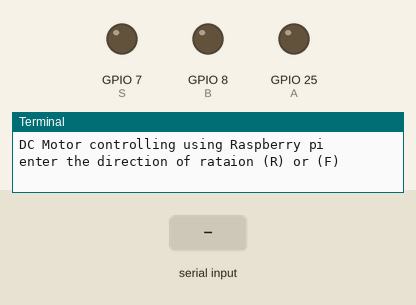
This program was run on a simulated Raspberry Pi (BCM pin numbers). On the bench: output pins drawn as LEDs (lit = HIGH), the last lines printed to the terminal. The inputs (shaded band) are chosen by the test bench.

Above: at 1.2 s.
1.3 s: "R" typed at the terminal, then Enter
2.8 s: "5" typed at the terminal, then Enter
At 3.6 s:
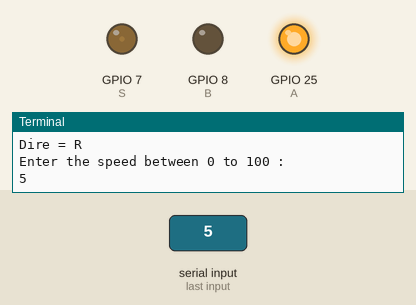
4.3 s: "F" typed at the terminal, then Enter
5.8 s: "90" typed at the terminal, then Enter
At 7.1 s:
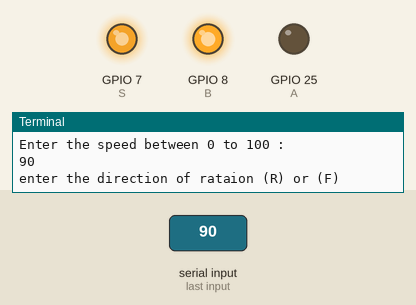
Timing chart, 0 to 8.3 s (numbered marks = the images above; inputs shaded):
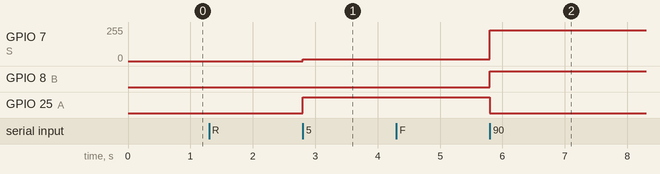

Measured:
- after the input at 2.8 s, GPIO 7 (S): 0/255 → 13/255 at once; GPIO 25 (A): LOW → HIGH at once
- after the input at 5.8 s, GPIO 7 (S): 13/255 → 230/255 at once; GPIO 8 (B): LOW → HIGH at once; GPIO 25 (A): HIGH → LOW at once

The program:

DC_motor.py
```python
"""
DC motor interfacing with Raspberry Pi

This python program will ask the user to enter the direction of
rotation and speed (between 0 to 100%) and run the DC motor according to the
inputs

Python version : Python3
Tested on : Raspberry pi 3B+ and Raspberry pi Zero W
Author : Bahubali Fuladi
Date : 21/01/2022 02:52Pm
"""
import RPi.GPIO as GPIO
from time import sleep


A = 25 #A input of DC motor driver
B = 8 # B input of DC motor driver
S = 7 # speed input (PWM) signal of DC motor driver

GPIO.setmode(GPIO.BCM) # Broadcom pin-numbering scheme
GPIO.setup(A,GPIO.OUT) #Set A pin as output pin
GPIO.setup(B,GPIO.OUT) #set B pin as output pin
GPIO.setup(S,GPIO.OUT) #set pwm pin as output pin
pwm = GPIO.PWM(S,100) #enable PWM on s pin with frequency of 100Hz
pwm.start(0)  #start pwm with 0% dutycycle

dir = True  #variable for direction
speed = 0  #variable for speed
print("DC Motor controlling using Raspberry pi")

"""
Function to drive the motor
"""
def driveMotor(dir,speed):
	pwm.ChangeDutyCycle(speed) #set pwd duty cycle for speed controlling
	GPIO.output(B,dir)         #set or clear the control pins for direction controlling
	GPIO.output(A,not dir)


try:
	while True:
		a = input("enter the direction of rataion (R) or (F)")
		if(a.upper() == 'R'):
			print("Dire = R")
			dir = False
		elif(a.upper() == "F"):
			print("Dire = F")
			dir = True
		else:
			print("Invalid Input")
			continue
		a = input("Enter the speed between 0 to 100 : ")
		try:
			speed = int(a)
			if(speed<101) and (speed >-1):
				driveMotor(dir,speed)
			else:
				print("Invalid Input")
				continue
		except:
			print("Invalid Input")
			continue
		sleep(1)
except KeyboardInterrupt:
	print("\nThank You !")
	GPIO.cleanup() #cleanup all GPIO
```
